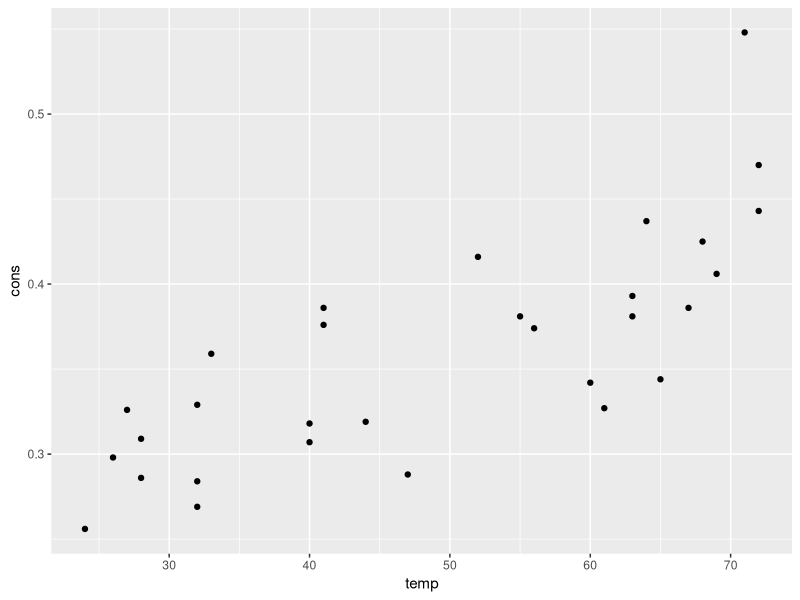
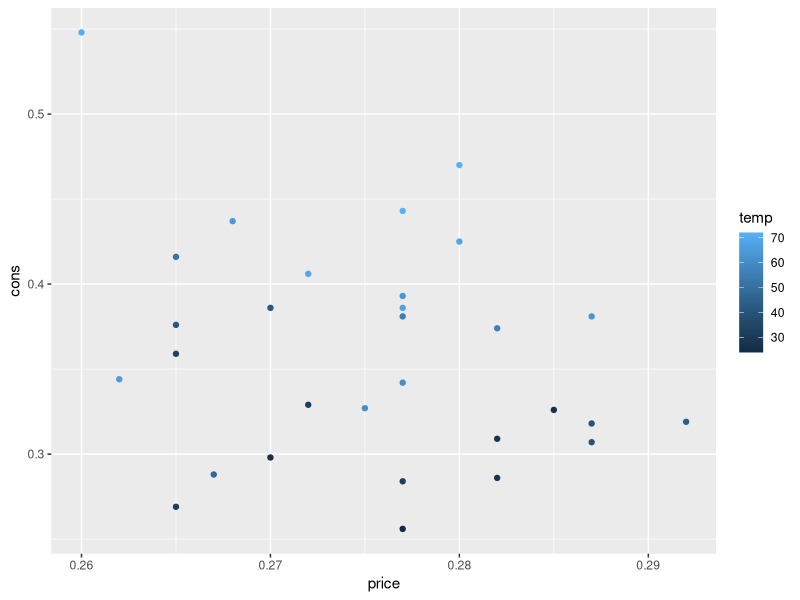
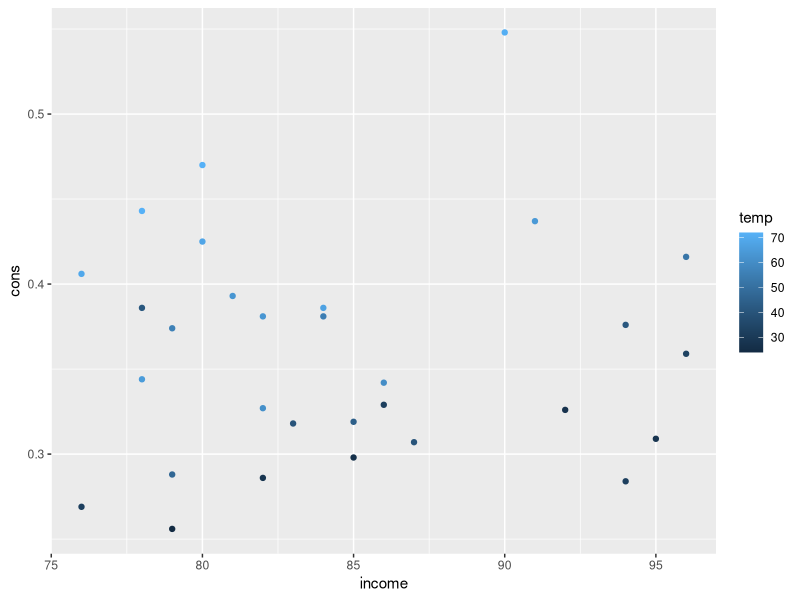

Source code (R) for these figures, in order:
## ---- chunk 1
knitr::opts_chunk$set(echo = TRUE)
library(ggplot2)
## ---- chunk 2

## ---- chunk 3
icecream <- read.csv("icecream.csv")
## ---- chunk 4

## ---- chunk 5

## ---- chunk 6

## ---- chunk 7
ggplot(data=icecream, aes(y=cons, x=temp)) +
  geom_point()

ggplot(data=icecream, aes(y=cons, x=price, col=temp)) +
  geom_point()

ggplot(data=icecream, aes(y=cons, x=income, col=temp)) +
  geom_point()
## ---- chunk 8

## ---- chunk 9
m1 <- lm(data=icecream, cons ~ income + price + temp)
summary(m1)
## ---- chunk 10

## ---- chunk 11
m2 <- lm(data=icecream, cons ~ income + price + temp + income:price)
summary(m2)
